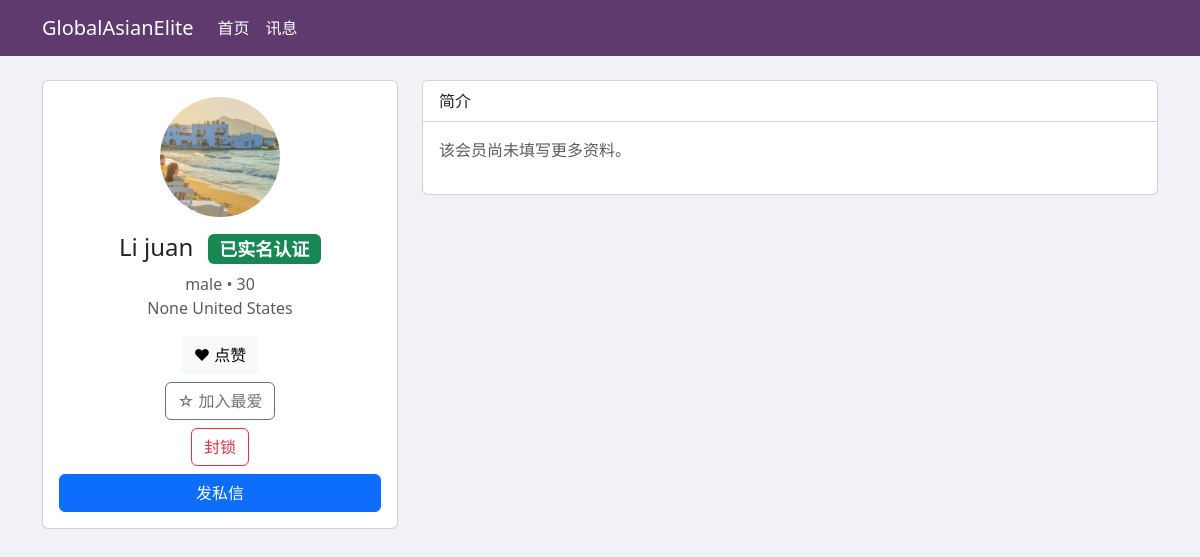
/member/3 (signed in), run on the app's committed database.
### tables this page shows
CREATE TABLE users (
                id INTEGER PRIMARY KEY AUTOINCREMENT,
                phone TEXT UNIQUE NOT NULL,
                password TEXT NOT NULL,
                gender TEXT,
                age_range TEXT,
                country TEXT,
                created_at TIMESTAMP DEFAULT CURRENT_TIMESTAMP
            , avatar_path TEXT, id_card_path TEXT, is_verified BOOLEAN DEFAULT 0, ip_address TEXT, name TEXT, dob TEXT, state TEXT, city TEXT, hair_color TEXT, eye_color TEXT, height TEXT, weight TEXT, marital_status TEXT, smoking TEXT, match_gender TEXT, match_age_min INTEGER, match_age_max INTEGER, asset_proof_path TEXT, is_ai BOOLEAN DEFAULT 0, last_active_at TIMESTAMP, status TEXT DEFAULT 'pending_upload');

### main.py (the view)
@app.get("/member/{member_id}", response_class=HTMLResponse)
async def member_page(request: Request, member_id: int):
    user_id = request.session.get("user_id")
    if not user_id:
        return RedirectResponse(url="/", status_code=303)
    async with aiosqlite.connect(DATABASE) as db:
        await db.execute("UPDATE users SET last_active_at = CURRENT_TIMESTAMP WHERE id = ?", (user_id,))
        await db.commit()
        db.row_factory = aiosqlite.Row
        async with db.execute("SELECT id, name, gender, age_range, country, city, avatar_path, is_verified, is_ai FROM users WHERE id = ?", (member_id,)) as cursor:
            member = await cursor.fetchone()
        if not member:
            raise HTTPException(status_code=404, detail="用户不存在")
        if user_id != member_id:
            await db.execute("INSERT INTO profile_views (viewer_id, viewed_id) VALUES (?, ?)", (user_id, member_id))
            await db.execute("INSERT INTO notifications (recipient_id, actor_id, type) VALUES (?, ?, 'view')", (member_id, user_id))
            await db.commit()
    return templates.TemplateResponse("member.html", {"request": request, "member": member})

### templates/member.html (shortened to what this page needs)
<!DOCTYPE html>
<html lang="zh-CN">
<head>
    <link href="https://cdn.jsdelivr.net/npm/bootstrap@5.3.0/dist/css/bootstrap.min.css" rel="stylesheet">
</head>
<body>
<nav class="navbar navbar-expand-lg mb-4">
    <div class="container">
        <a class="navbar-brand" href="/dashboard">GlobalAsianElite</a>
        <div class="collapse navbar-collapse">
            <ul class="navbar-nav me-auto">
                <li class="nav-item"><a class="nav-link" href="/dashboard">首页</a></li>
                <li class="nav-item"><a class="nav-link" href="/messages">讯息</a></li>
            </ul>
        </div>
    </div>
</nav>
<div class="container">
    <div class="row">
        <div class="col-md-4">
            <div class="card">
                <div class="card-body text-center">
                    {% if member['avatar_path'] %}
                    <img src="{{ member['avatar_path'] }}" class="rounded-circle mb-3" style="width: 120px; height: 120px; object-fit: cover;">
                    {% else %}
                    <div class="rounded-circle mx-auto mb-3 bg-secondary text-white d-flex align-items-center justify-content-center" style="width:120px;height:120px;">
                        {{ (member['name'] or '会员')[0] }}
                    </div>
                    {% endif %}
                    <h4 class="mb-2">
                        {{ member['name'] or ('会员'+member['id']|string) }}
                        {% if member['is_verified'] %}<span class="badge bg-success ms-2">已实名认证</span>{% endif %}
                    </h4>
                    <div class="text-muted">{{ member['gender'] }} • {{ member['age_range'] }}</div>
                    <div class="text-muted">{{ member['city'] }} {{ member['country'] }}</div>
                    <div class="d-grid gap-2 mt-3">
                        <form action="/like/{{ member['id'] }}" method="post" class="d-inline">
                            <button type="submit" class="btn btn-light">❤ 点赞</button>
                        </form>
                        <form action="/favorite/{{ member['id'] }}" method="post" class="d-inline">
                            <button type="submit" class="btn btn-outline-secondary">☆ 加入最爱</button>
                        </form>
                        <form action="/block/{{ member['id'] }}" method="post" class="d-inline">
                            <button type="submit" class="btn btn-outline-danger">封锁</button>
                        </form>
                        <a href="/chat/{{ member['id'] }}" class="btn btn-primary">发私信</a>
                    </div>
                </div>
            </div>
        </div>
        <div class="col-md-8">
            <div class="card">
                <div class="card-header bg-white">简介</div>
                <div class="card-body">
                    <p class="text-muted">该会员尚未填写更多资料。</p>
                </div>
            </div>
        </div>
    </div>
</div>
</body>
</html>

### templates/member.html (style rules this page uses)
:root { --primary-purple: #5e3a6e; }
body { background-color: #f0f2f5; }
.navbar { background-color: var(--primary-purple); }
.navbar-brand, .nav-link { color: white !important; }

### data on the page
users: avatar_path (picture), name "Li juan", gender "male", age_range "30", country "United States"

### other printed values
{{ member['city'] }} "None"
